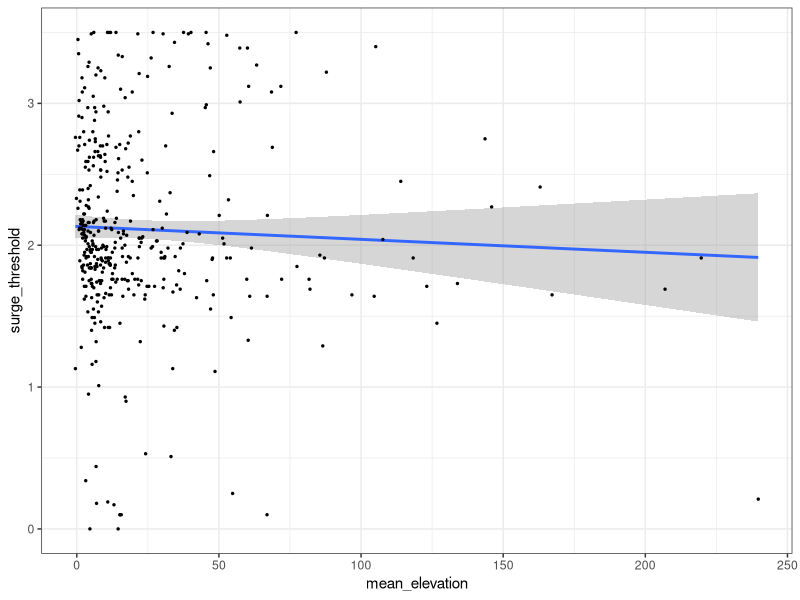

The R script that drew this image:
setwd("C:/SANDEEP/SocioHydro_Model/Data/Surge.threshold_vs_mean.elev")
library(tidyverse)

#input files
f1 <- read.csv("mean_elev.csv")
f2 <- read.csv("SH_Parameters.csv")
f2 <- f2 %>% select(census_tract, Surge_threshold) %>% arrange(census_tract)

#make both files have same census tracts by filtering
f1 <- f1 %>% filter(FIPS %in% f2$census_tract) %>% arrange(FIPS) 

#merge to have surge threshold and mean elevation in same file
f <- data.frame(census_tract = f2$census_tract,surge_threshold = f2$Surge_threshold,mean_elevation = f1$Mean.Elevation)

#plot
theme_set(theme_bw())
f %>% ggplot(aes(x= mean_elevation, y = surge_threshold))+
    geom_smooth(method = lm, se =T)+
    geom_point(size = 0.5)
